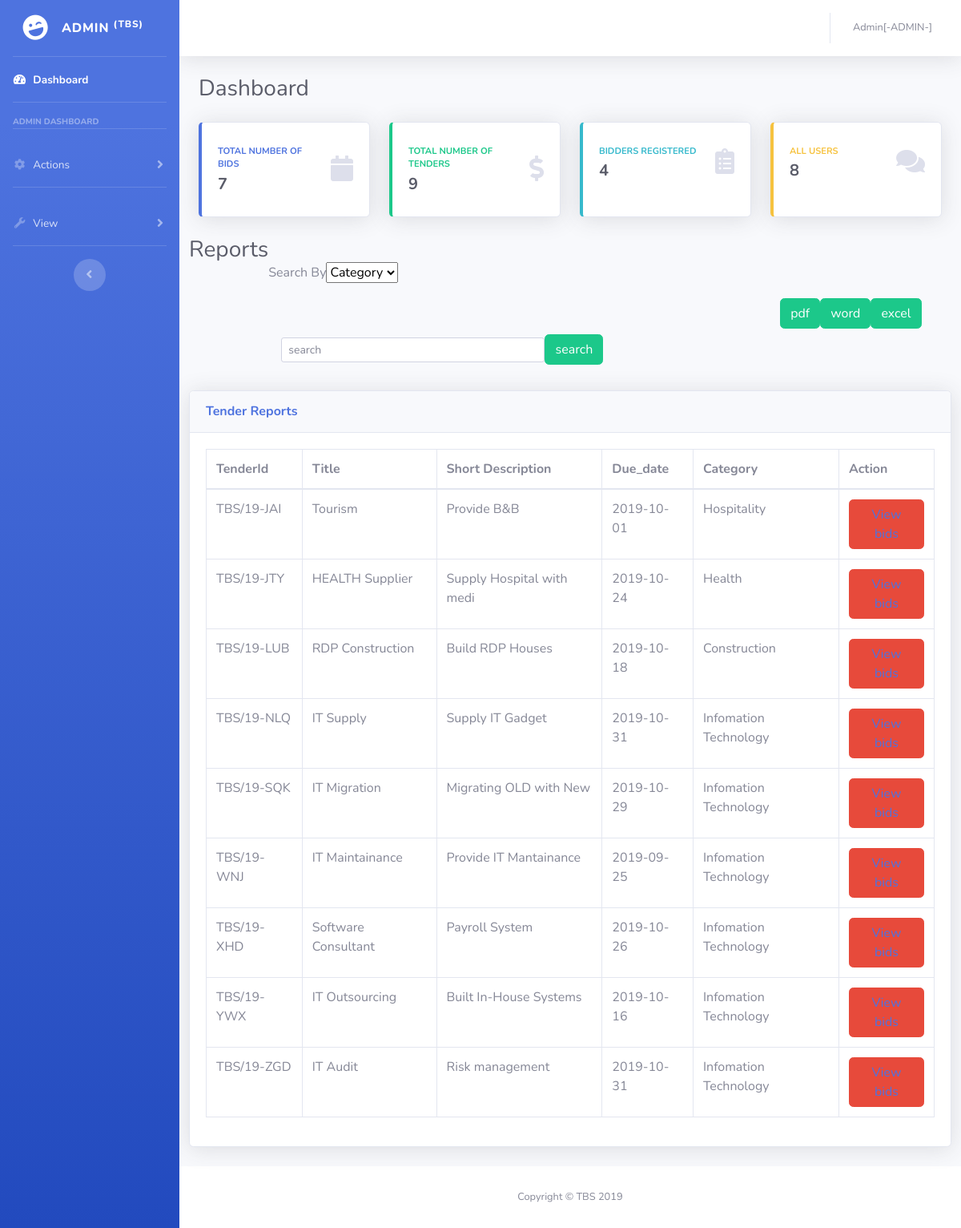
The app's page /adminReports.php (signed in) with its own data.
### tables this page shows
CREATE TABLE `tender` (
  `tenderId` varchar(15) NOT NULL,
  `tender_title` varchar(20) NOT NULL,
  `short_description` varchar(50) NOT NULL,
  `full_description` varchar(300) NOT NULL,
  `category` varchar(50) NOT NULL,
  `due_date` varchar(10) NOT NULL,
  `min_budget` double(10,2) NOT NULL,
  `max_budget` double(10,2) NOT NULL,
  `admin_id` int(10) NOT NULL
);

### adminReports.php (the view, shortened to what this page needs)
<?php
include("connection.php");
$username = $_SESSION['username'];
?>
<!DOCTYPE html>
<html lang="en">
<head>
  <link href="vendor/fontawesome-free/css/all.min.css" rel="stylesheet" type="text/css">
  <link href="css/sb-admin-2.min.css" rel="stylesheet">
</head>
<body id="page-top">
  <div id="wrapper">
    <ul class="navbar-nav bg-gradient-primary sidebar sidebar-dark accordion" id="accordionSidebar">
      <a class="sidebar-brand d-flex align-items-center justify-content-center" href="index.html">
        <div class="sidebar-brand-icon rotate-n-15">
          <i class="fas fa-laugh-wink"></i>
        </div>
        <div class="sidebar-brand-text mx-3">ADMIN <sup>(TBS)</sup></div>
      </a>
      <hr class="sidebar-divider my-0">
      <li class="nav-item active">
        <a class="nav-link" href="adminReports.php">
          <i class="fas fa-fw fa-tachometer-alt"></i>
          <span>Dashboard</span></a>
      </li>
      <hr class="sidebar-divider">
      <div class="sidebar-heading">
       Admin Dashboard
      </div>
      <hr class="sidebar-divider">
      <li class="nav-item">
        <a class="nav-link collapsed" href="#" data-toggle="collapse" data-target="#collapseTwo" aria-expanded="true" aria-controls="collapseTwo">
          <i class="fas fa-fw fa-cog"></i>
          <span>Actions</span>
        </a>
      </li>
  <hr class="sidebar-divider">
      <li class="nav-item">
        <a class="nav-link collapsed" href="#" data-toggle="collapse" data-target="#collapseUtilities" aria-expanded="true" aria-controls="collapseUtilities">
          <i class="fas fa-fw fa-wrench"></i>
          <span>View</span>
        </a>
      </li>
      <hr class="sidebar-divider d-none d-md-block">
      <div class="text-center d-none d-md-inline">
        <button class="rounded-circle border-0" id="sidebarToggle"></button>
      </div>
    </ul>
    <div id="content-wrapper" class="d-flex flex-column">
      <div id="content">
        <nav class="navbar navbar-expand navbar-light bg-white topbar mb-4 static-top shadow">
          <ul class="navbar-nav ml-auto">
            <li class="nav-item dropdown no-arrow">
              <a class="nav-link dropdown-toggle" href="#" id="userDropdown" role="button" data-toggle="dropdown" aria-haspopup="true" aria-expanded="false">
                <span class="mr-2 d-none d-lg-inline text-gray-600 small"><?php echo $username."[-ADMIN-]" ?></span>
              </a>
            </li>
          </ul>
        </nav>
  <div class="container-fluid">
<div class="d-sm-flex align-items-center justify-content-between mb-4">
  <h1 class="h3 mb-0 text-gray-800">Dashboard</h1>
</div>
<div class="row">
  <div class="col-xl-3 col-md-6 mb-4">
    <div class="card border-left-primary shadow h-100 py-2">
      <div class="card-body">
        <div class="row no-gutters align-items-center">
           <?php
            $bids = "SELECT COUNT(*) as Bids FROM bidding ";
            $results1 = mysqli_query($con,$bids);
            while($row = mysqli_fetch_array($results1))
            {
                 $tot = $row['Bids'];
            }
           ?>
          <div class="col mr-2">
            <div class="text-xs font-weight-bold text-primary text-uppercase mb-1">Total Number of Bids</div>
            <div class="h5 mb-0 font-weight-bold text-gray-800"><?php echo $tot; ?></div>
          </div>
          <div class="col-auto">
            <i class="fas fa-calendar fa-2x text-gray-300"></i>
          </div>
        </div>
      </div>
    </div>
  </div>
  <div class="col-xl-3 col-md-6 mb-4">
    <div class="card border-left-success shadow h-100 py-2">
      <div class="card-body">
        <div class="row no-gutters align-items-center">
          <div class="col mr-2">
          <?php
             $tender = "SELECT COUNT(*) as Tenders FROM tender";
             $results2 = mysqli_query($con,$tender);
             while($row1 = mysqli_fetch_array($results2))
             {
                $items = $row1['Tenders'];
             }
          ?>
            <div class="text-xs font-weight-bold text-success text-uppercase mb-1">Total Number of Tenders</div>
            <div class="h5 mb-0 font-weight-bold text-gray-800"><?php echo $items; ?></div>
          </div>
          <div class="col-auto">
            <i class="fas fa-dollar-sign fa-2x text-gray-300"></i>
          </div>
        </div>
      </div>
    </div>
  </div>
  <div class="col-xl-3 col-md-6 mb-4">
    <div class="card border-left-info shadow h-100 py-2">
      <div class="card-body">
        <div class="row no-gutters align-items-center">
          <div class="col mr-2">
          <?php
             $users = "SELECT COUNT(*)  as Users FROM bidder";
             $results3 = mysqli_query($con,$users);
             while($row2 = mysqli_fetch_array($results3))
             {
                 $bidders = $row2['Users'];
             }
          ?>
            <div class="text-xs font-weight-bold text-info text-uppercase mb-1">Bidders Registered</div>
            <div class="row no-gutters align-items-center">
              <div class="col-auto">
                <div class="h5 mb-0 mr-3 font-weight-bold text-gray-800"><?php echo $bidders; ?></div>
              </div>
            </div>
          </div>
          <div class="col-auto">
            <i class="fas fa-clipboard-list fa-2x text-gray-300"></i>
          </div>
        </div>
      </div>
    </div>
  </div>
  <div class="col-xl-3 col-md-6 mb-4">
    <div class="card border-left-warning shadow h-100 py-2">
      <div class="card-body">
        <div class="row no-gutters align-items-center">
          <div class="col mr-2">
          <?php
            $query = "SELECT COUNT(*) as People FROM users ";
            $results4 = mysqli_query($con,$query);
            while($row3 = mysqli_fetch_array($results4))
            {
                $people = $row3['People'];
            }
          ?>
            <div class="text-xs font-weight-bold text-warning text-uppercase mb-1">All Users</div>
            <div class="h5 mb-0 font-weight-bold text-gray-800"><?php echo $people ?></div>
          </div>
          <div class="col-auto">
            <i class="fas fa-comments fa-2x text-gray-300"></i>
          </div>
        </div>
      </div>
    </div>
  </div>
</div>
<div class="row">
<h1 class="h3 mb-2 text-gray-800">Reports</h1>
<br>
<br>
<br>
<br>
<br>
<br>
<br>
        <br>
        <form class="form-inline" method="post" action="adminReports.php">
              <label>Search By</label>
               <select name="filter">
               <option value="Category">Category</option>
               </select>
               <input class="form-control  form-control-sm ml-3 w-75" type="text" name="query" placeholder="search" aria-lebel = "search">
               <input class="btn btn-success" type="submit" name="search" value="search">
             </form>
        <br>
        <br>
        <br>
<form target="_blank"class="form-inline" method="post" action="adminReports.php">
          <input  style="margin-left:200px;"class="btn btn-success" type="submit" name="pdf" value="pdf">
           <input style="align:right;"class="btn btn-success" type="submit" name="word" value="word">
           <input style="align:right;"class="btn btn-success" type="submit" name="excel" value="excel">
    </form>
    <br>
    <br>
<div class="card shadow mb-4">
  <div class="card-header py-3">
    <h6 class="m-0 font-weight-bold text-primary">Tender Reports</h6>
  </div>
  <div class="card-body">
    <div class="table-responsive">
    <table class="table table-bordered" id="dataTable" width="100%" cellspacing="0">
        <thead>
          <tr>
            <th>TenderId</th>
            <th>Title</th>
            <th>Short Description</th>
            <th>Due_date</th>
            <th>Category</th>
            <th>Action</th>
          </tr>
        </thead>
        <tbody>
        <?php
              if(isset($_POST['search']))
              {
                $filter = $_POST['filter'];
                $keyword = $_POST['query'];
                $dataless = "No matching record";
                 if($filter == "Category")
                 {
                  $table = "SELECT tenderId,tender_title,short_description,due_date,category FROM tender
                  WHERE category  LIKE '%$keyword%'";
                  $output = mysqli_query($con,$table) or die(mysqli_error($con));
                  $rows = mysqli_num_rows($output) ;
                  if($rows > 0 )
                  {
                    while($row =mysqli_fetch_array($output))
                    {
                      $id = $row['tenderId'];
                      $title = $row['tender_title'];
                      $desc = $row['short_description'];
                      $date = $row['due_date'];
                      $cat = $row['category'];
                      ?>
                   <tr>
                     <td><?php echo $id; ?></td>
                     <td><?php echo $title; ?></td>
                     <td><?php echo $desc; ?></td>
                     <td><?php echo $date; ?></td>
                     <td><?php echo $cat; ?></td>
                     <td><button type="submit" class="btn btn-danger"  ><a href="adminBids.php?id=<?php echo $id; ?>"> View bids</a></button></td>
                     </tr>
                    <tr>
                      <?php
                    }
                  }
                  else{
                    ?>
                     <tr>
                                <td><?php  echo $dataless; ?></td>
                               </tr>
                    <?php
                  }
                }
                else{
                    $table = "SELECT tenderId,tender_title,short_description,due_date,category FROM tender
                  WHERE due_date  LIKE '%$keyword%'";
                  $output = mysqli_query($con,$table) or die(mysqli_error($con));
                  $rows = mysqli_num_rows($output) ;
                  if($rows > 0)
                  {
                    while($row =mysqli_fetch_array($output))
                    {
                      $id = $row['tenderId'];
                      $title = $row['tender_title'];
                      $desc = $row['short_description'];
                      $date = $row['due_date'];
                      $cat = $row['category'];
                      ?>
                         <tr>
                            <td><?php echo $id; ?></td>
                            <td><?php echo $title; ?></td>
                            <td><?php echo $desc; ?></td>
                            <td><?php echo $date; ?></td>
                            <td><?php echo $cat; ?></td>
                            <td><button type="submit" class="btn btn-danger"  ><a href="adminBids.php?id=<?php echo $id; ?>"> View bids</a></button></td>
                            </tr>
                         <tr>
                      <?php
                    }
                  }
                  else{
                    ?>
                                <tr>
                                <td><?php  echo $dataless; ?></td>
                               </tr>
                    <?php
                  }
                }
              }
              else{
                $table = "SELECT tenderId,tender_title,short_description,due_date,category FROM tender  ";
                $output = mysqli_query($con,$table) or die(mysqli_error($con));
                while($row =mysqli_fetch_array($output))
                {
                  $id = $row['tenderId'];
                  $title = $row['tender_title'];
                  $desc = $row['short_description'];
                  $date = $row['due_date'];
                  $cat = $row['category'];
                ?>
                     <tr>
            <td><?php echo $id; ?></td>
            <td><?php echo $title; ?></td>
            <td><?php echo $desc; ?></td>
            <td><?php echo $date; ?></td>
            <td><?php echo $cat; ?></td>
            <td><button type="submit" class="btn btn-danger"  ><a href="adminBids.php?id=<?php echo $id; ?>"> View bids</a></button></td>
          </tr>
          <tr>
                <?php
              }
            }
           ?>
        </tbody>
      </table>
    </div>
  </div>
</div>
</div>
</div>
      </div>
      <footer class="sticky-footer bg-white">
        <div class="container my-auto">
          <div class="copyright text-center my-auto">
            <span>Copyright &copy; TBS 2019</span>
          </div>
        </div>
      </footer>
    </div>
  </div>
</body>
</html>

### records on screen
tender: tenderId "TBS/19-JAI", tender_title "Tourism", short_description "Provide B&B", due_date "2019-10-01", category "Hospitality"
tender: tenderId "TBS/19-JTY", tender_title "HEALTH Supplier", short_description "Supply Hospital with medi", due_date "2019-10-24", category "Health"
tender: tenderId "TBS/19-LUB", tender_title "RDP Construction", short_description "Build RDP Houses", due_date "2019-10-18", category "Construction"
tender: tenderId "TBS/19-NLQ", tender_title "IT Supply", short_description "Supply IT Gadget", due_date "2019-10-31", category "Infomation Technology"
tender: tenderId "TBS/19-SQK", tender_title "IT Migration", short_description "Migrating OLD with New", due_date "2019-10-29", category "Infomation Technology"
tender: tenderId "TBS/19-WNJ", tender_title "IT Maintainance", short_description "Provide IT Mantainance", due_date "2019-09-25", category "Infomation Technology"
tender: tenderId "TBS/19-XHD", tender_title "Software Consultant", short_description "Payroll System", due_date "2019-10-26", category "Infomation Technology"
tender: tenderId "TBS/19-YWX", tender_title "IT Outsourcing", short_description "Built In-House Systems", due_date "2019-10-16", category "Infomation Technology"
tender: tenderId "TBS/19-ZGD", tender_title "IT Audit", short_description "Risk management", due_date "2019-10-31", category "Infomation Technology"

### other values on screen
$username "Admin"
$tot "7"
$items "9"
$bidders "4"
$people "8"
